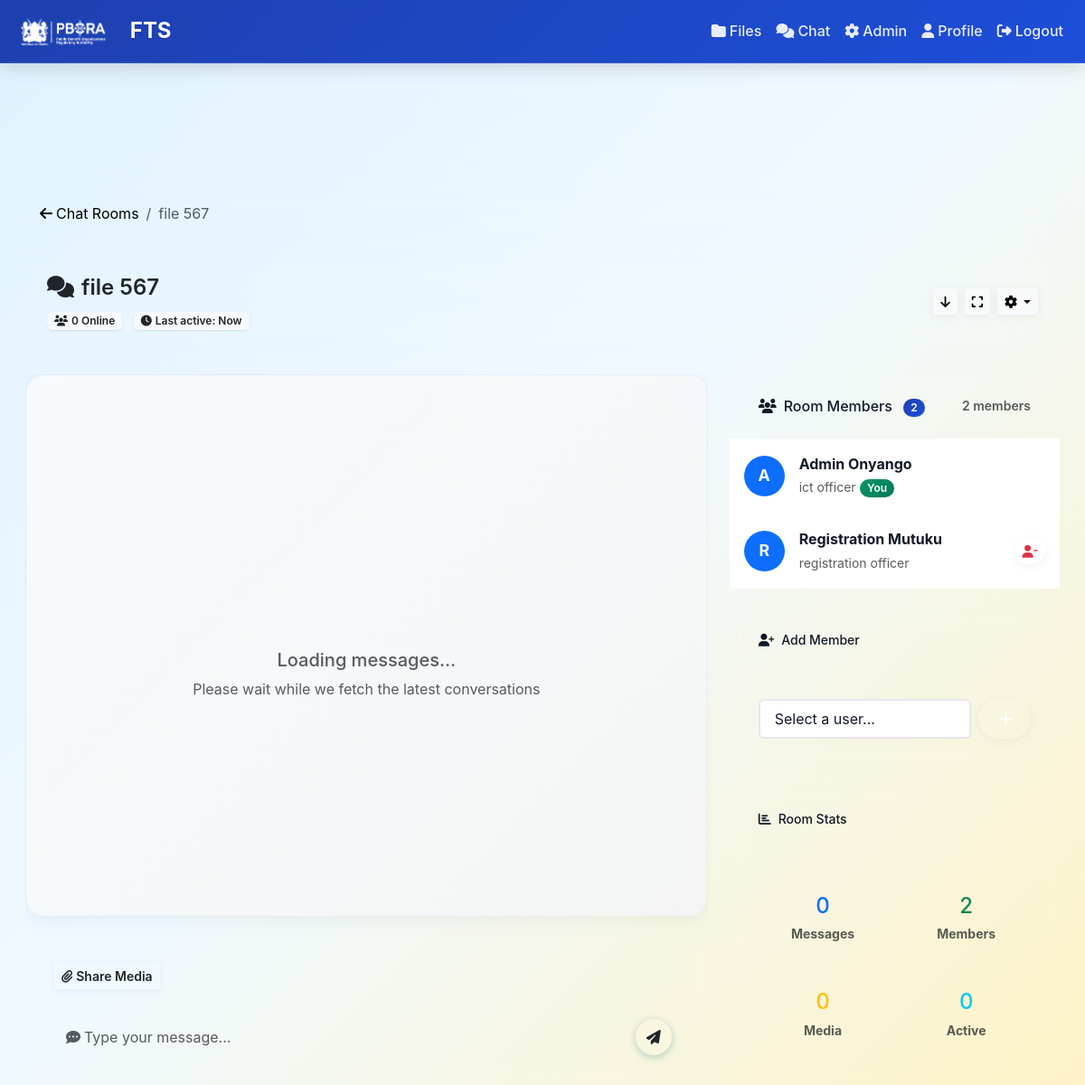
The app's page /chat/1 (signed in) with its own data.
### app/models.py (models this page shows)
class ChatRoom(db.Model):
    __tablename__ = "chat_rooms"
    id = db.Column(db.Integer, primary_key=True)
    name = db.Column(db.String(150), nullable=False)
    file_id = db.Column(db.Integer, db.ForeignKey("files.id"), nullable=True)
    is_private = db.Column(db.Boolean, default=False)
    created_at = db.Column(db.DateTime, default=datetime.utcnow)
    messages = db.relationship("ChatMessage", backref="room", lazy=True)
    members = db.relationship("ChatRoomMember", backref="room", lazy=True)
    file = db.relationship("FileRecord")

class ChatRoomMember(db.Model):
    __tablename__ = "chat_room_members"
    id = db.Column(db.Integer, primary_key=True)
    room_id = db.Column(db.Integer, db.ForeignKey("chat_rooms.id"), nullable=False)
    user_id = db.Column(db.Integer, db.ForeignKey("users.id"), nullable=False)
    added_by_id = db.Column(db.Integer, db.ForeignKey("users.id"), nullable=False)
    added_at = db.Column(db.DateTime, default=datetime.utcnow)
    last_read_at = db.Column(db.DateTime, default=datetime.utcnow)
    user = db.relationship("User", foreign_keys=[user_id])
    added_by = db.relationship("User", foreign_keys=[added_by_id])

class User(db.Model, UserMixin):
    __tablename__ = "users"
    id = db.Column(db.Integer, primary_key=True)
    name = db.Column(db.String(120), nullable=False)
    designation = db.Column(db.String(120), nullable=False)
    email = db.Column(db.String(150), unique=True, nullable=False)
    password = db.Column(db.String(200), nullable=False)
    role = db.Column(db.String(20), default="staff", nullable=False)
    transactions = db.relationship("FileTransaction", backref="user", lazy=True, foreign_keys="FileTransaction.user_id")
    def is_admin(self):
        return self.role == "admin"

### app/routes/chat.py (the view, shortened to what this page needs)
@bp.route("/<int:room_id>", methods=["GET", "POST"])
@login_required
def chat_room(room_id):
    room = ChatRoom.query.get_or_404(room_id)
    if not can_access_chat(current_user, room):
        abort(403)
    form = ChatMessageForm()
    messages = ChatMessage.query.filter_by(room_id=room.id).all()
    members = ChatRoomMember.query.filter_by(room_id=room.id).all()
    member = ChatRoomMember.query.filter_by(room_id=room_id, user_id=current_user.id).first()
    if member:
        member.last_read_at = datetime.utcnow()
        db.session.commit()
    member_user_ids = [member.user_id for member in members]
    available_users = User.query.filter(~User.id.in_(member_user_ids)).all()
    return render_template("chat/chat_room.html", room=room, messages=messages, form=form, members=members, available_users=available_users)

### app/templates/chat/chat_room.html (shortened to what this page needs)
{% extends "base.html" %}
{% block content %}
<div class="container-fluid mt-4">
    <div class="row mb-4">
        <div class="col-12">
            <nav aria-label="breadcrumb" class="mb-3">
                <ol class="breadcrumb">
                    <li class="breadcrumb-item">
                        <a href="{{ url_for('chat.rooms') }}" class="text-decoration-none">
                            <i class="fas fa-arrow-left me-1"></i>Chat Rooms
                        </a>
                    </li>
                    <li class="breadcrumb-item active">{{ room.name }}</li>
                </ol>
            </nav>
            <div class="glass-container p-4">
                <div class="d-flex justify-content-between align-items-center">
                    <div>
                        <h2 class="mb-1 text-dark">
                            <i class="fas fa-comments me-2"></i>{{ room.name }}
                        </h2>
                        <div class="mt-2">
                            <span class="badge bg-light text-dark me-2">
                                <i class="fas fa-users me-1"></i><span id="online-count">0</span> Online
                            </span>
                            <span class="badge bg-light text-dark">
                                <i class="fas fa-clock me-1"></i>Last active: <span id="last-activity">Now</span>
                            </span>
                        </div>
                    </div>
                    <div class="d-flex gap-2">
                        <button class="btn btn-light btn-sm" onclick="scrollToBottom()" title="Scroll to bottom">
                            <i class="fas fa-arrow-down"></i>
                        </button>
                        <button class="btn btn-light btn-sm" onclick="toggleFullscreen()" title="Toggle fullscreen">
                            <i class="fas fa-expand"></i>
                        </button>
                        {% if current_user.is_admin %}
                        <div class="dropdown">
                            <button class="btn btn-light btn-sm dropdown-toggle" type="button" data-bs-toggle="dropdown">
                                <i class="fas fa-cog"></i>
                            </button>
                        </div>
                        {% endif %}
                    </div>
                </div>
            </div>
        </div>
    </div>
    <div class="row g-4">
        <div class="col-lg-8">
            <div class="card h-100">
                <div class="card-body p-0">
                    <div id="messages" class="chat-messages p-4" style="height: 600px; overflow-y: auto;">
                        <div class="text-center text-muted py-5 loading-pulse" id="loading-messages">
                            <div class="spinner-border text-primary mb-3" role="status">
                            </div>
                            <div class="h5 mb-2">Loading messages...</div>
                            <div class="text-muted">Please wait while we fetch the latest conversations</div>
                        </div>
                    </div>
                </div>
                <div class="card-footer">
                    <form method="POST" enctype="multipart/form-data" class="message-form">
                        <div class="mb-3">
                            <button type="button" class="btn btn-outline-primary btn-sm mb-2" onclick="toggleMediaSection()">
                                <i class="fas fa-paperclip me-1"></i>Share Media
                            </button>
                        </div>
                        <div class="position-relative">
                            <div class="form-floating">
                                {{ form.message(class="form-control", placeholder="Type your message... (optional with media)", rows=1, style="min-height: 50px; resize: none; border-radius: 25px; padding-right: 60px;") }}
                                <label for="message" class="text-muted">
                                    <i class="fas fa-comment-dots me-1"></i>Type your message...
                                </label>
                            </div>
                            <button type="submit" class="btn btn-primary position-absolute end-0 top-50 translate-middle-y me-2 rounded-circle d-flex align-items-center justify-content-center" style="width: 40px; height: 40px; z-index: 10;" title="Send Message">
                                <i class="fas fa-paper-plane"></i>
                            </button>
                        </div>
                    </form>
                </div>
            </div>
        </div>
        <div class="col-lg-4">
            <div class="card mb-4">
                <div class="card-header">
                    <div class="d-flex justify-content-between align-items-center">
                        <h5 class="card-title mb-0">
                            <i class="fas fa-users me-2"></i>Room Members
                            <span class="badge bg-primary rounded-pill ms-2">{{ members|length }}</span>
                        </h5>
                        <small class="text-muted">{{ members|length }} member{{ 's' if members|length != 1 else '' }}</small>
                    </div>
                </div>
                <div class="card-body p-0">
                    <div id="room-members" class="list-group list-group-flush">
                        {% for member in members %}
                        <div class="list-group-item px-3 py-3 border-0">
                            <div class="d-flex justify-content-between align-items-center">
                                <div class="d-flex align-items-center">
                                    <div class="avatar-circle bg-primary text-white rounded-circle d-flex align-items-center justify-content-center me-3" style="width: 45px; height: 45px; font-weight: bold; font-size: 1.1em;">
                                        {{ member.user.name[0].upper() }}
                                    </div>
                                    <div>
                                        <div class="fw-bold">{{ member.user.name }}</div>
                                        {% if member.user.designation %}
                                        <small class="text-muted">{{ member.user.designation }}</small>
                                        {% endif %}
                                        {% if member.user.id == current_user.id %}
                                        <small class="badge bg-success rounded-pill px-2 py-1">You</small>
                                        {% endif %}
                                    </div>
                                </div>
                                {% if current_user.is_admin and member.user_id != current_user.id %}
                                <button type="button" class="btn btn-sm btn-outline-danger rounded-pill" onclick="confirmRemoveUser('{{ member.user.name }}', {{ member.user_id }})" title="Remove from room">
                                    <i class="fas fa-user-minus"></i>
                                </button>
                                {% endif %}
                            </div>
                        </div>
                        {% endfor %}
                    </div>
                </div>
            </div>
            {% if current_user.is_admin %}
            <div class="card mb-4">
                <div class="card-header">
                    <h6 class="card-title mb-0">
                        <i class="fas fa-user-plus me-2"></i>Add Member
                    </h6>
                </div>
                <div class="card-body">
                    <form method="POST" action="{{ url_for('chat.add_user_to_room', room_id=room.id) }}" id="add-user-form">
                        <div class="d-flex gap-2">
                            <select name="username" class="form-select form-select-sm" required>
                                <option value="">Select a user...</option>
                            </select>
                            <button type="submit" class="btn btn-success rounded-pill">
                                <i class="fas fa-plus"></i>
                            </button>
                        </div>
                    </form>
                </div>
            </div>
            {% endif %}
            <div class="card">
                <div class="card-header">
                    <h6 class="card-title mb-0">
                        <i class="fas fa-chart-bar me-2"></i>Room Stats
                    </h6>
                </div>
                <div class="card-body">
                    <div class="row g-3">
                        <div class="col-6">
                            <div class="glass-container p-3 text-center">
                                <div class="h4 text-primary mb-1" id="message-count">0</div>
                                <small class="text-muted fw-bold">Messages</small>
                            </div>
                        </div>
                        <div class="col-6">
                            <div class="glass-container p-3 text-center">
                                <div class="h4 text-success mb-1">{{ members|length }}</div>
                                <small class="text-muted fw-bold">Members</small>
                            </div>
                        </div>
                        <div class="col-6">
                            <div class="glass-container p-3 text-center">
                                <div class="h4 text-warning mb-1" id="media-count">0</div>
                                <small class="text-muted fw-bold">Media</small>
                            </div>
                        </div>
                        <div class="col-6">
                            <div class="glass-container p-3 text-center">
                                <div class="h4 text-info mb-1" id="active-users">0</div>
                                <small class="text-muted fw-bold">Active</small>
                            </div>
                        </div>
                    </div>
                </div>
            </div>
        </div>
    </div>
</div>
{% endblock %}

### records on screen
ChatRoom: name "file 567"
ChatRoomMember: user "A", user.name "Admin Onyango", user.designation "ict officer", shows "You"
ChatRoomMember: user "R", user.name "Registration Mutuku", user.designation "registration officer"

### other values on screen
{{ members|length }} "2"
{{ 's' if members|length != 1 else '' }} "s"
